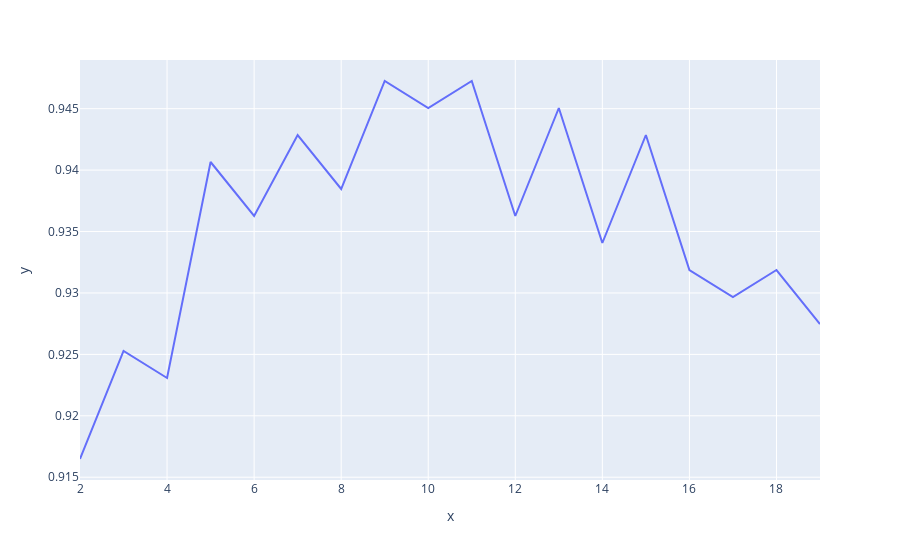

The notebook cell this image was saved under:
### Code cell
import numpy as np

scores=[]
for k in range(2,20):
    pipe1 = Pipeline([('scaler', RobustScaler()), ('knn', KNeighborsClassifier(n_neighbors= k))])
    scores_ = cross_val_score(pipe1, X_train, y_train, cv=5)
    scores.append(np.mean(scores_))

px.line(x=range(2,20), y=scores)

### Figure 1 — Plotly figure (JSON) as saved in the notebook; plotly's stock layout.template omitted (floating-point values rounded to 4 significant figures)
{"data": [{"hovertemplate": "x=%{x}<br>y=%{y}<extra></extra>", "legendgroup": "", "line": {"color": "#636efa", "dash": "solid"}, "marker": {"symbol": "circle"}, "mode": "lines", "name": "", "orientation": "v", "showlegend": false, "type": "scatter", "x": [2, 3, 4, 5, 6, 7, 8, 9, 10, 11, 12, 13, 14, 15, 16, 17, 18, 19], "xaxis": "x", "y": [0.9165, 0.9253, 0.9231, 0.9407, 0.9363, 0.9429, 0.9385, 0.9473, 0.9451, 0.9473, 0.9363, 0.9451, 0.9341, 0.9429, 0.9319, 0.9297, 0.9319, 0.9275], "yaxis": "y"}], "layout": {"legend": {"tracegroupgap": 0}, "margin": {"t": 60}, "xaxis": {"anchor": "y", "domain": [0, 1], "title": {"text": "x"}}, "yaxis": {"anchor": "x", "domain": [0, 1], "title": {"text": "y"}}}}
